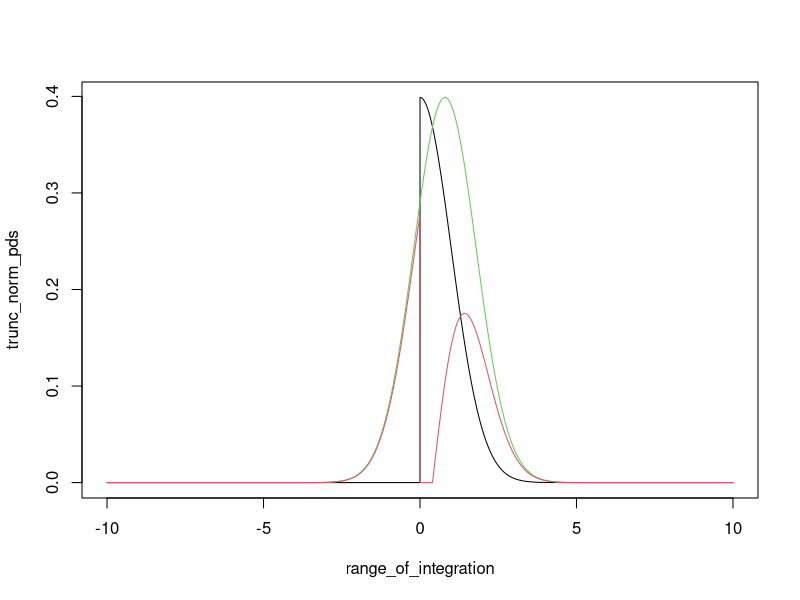
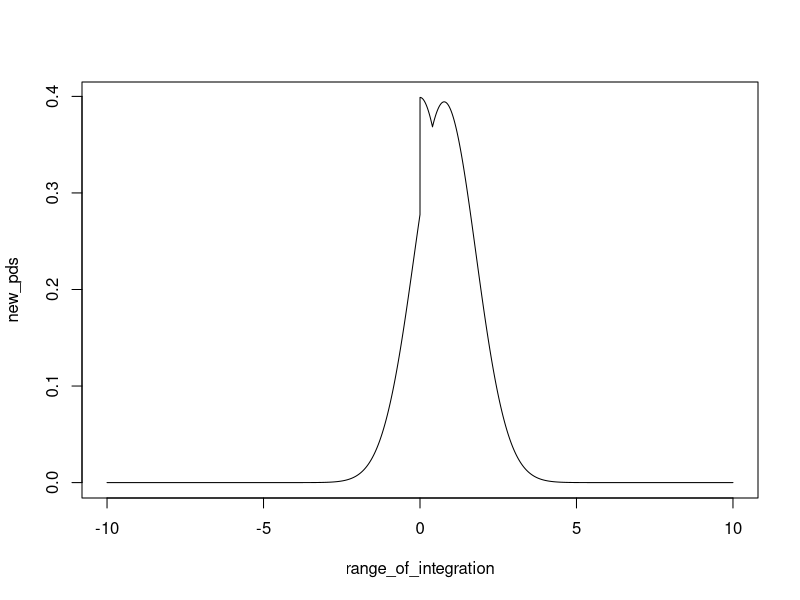
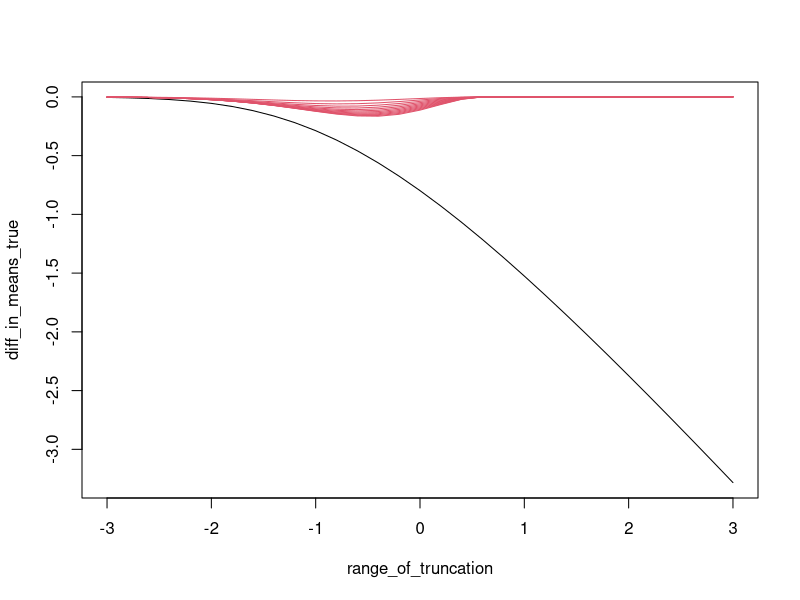

These figures' R source, in order:
library(truncnorm)

loc_trunc <- 1
data <- rtruncnorm(n = 1E5, a = loc_trunc)
normal_density <- function(par, data){
  -sum(dnorm(x = data, mean = par, log = T))  
}
optim(par = 2, fn = normal_density, data = data, method = "BFGS")
etruncnorm(a = loc_trunc)
#expected value is the optimal location

range_of_integration <- -10000:10000/1000
normal_pds <- dnorm(x = range_of_integration, mean = 0)
total_prob <- sum(normal_pds[-1] * diff(range_of_integration))
total_prob
mean_of_pdf <- sum(normal_pds * range_of_integration) / length(range_of_integration)
mean_of_pdf
where_to_truncate <- 0
trunc_norm_mean_normal_pds <- dnorm(x = range_of_integration, mean = etruncnorm(a = where_to_truncate))
prob_missing <- pnorm(where_to_truncate)
trunc_norm_pds <- normal_pds * as.numeric(range_of_integration > where_to_truncate)
both_pds <- cbind(trunc_norm_pds, trunc_norm_mean_normal_pds)

diff_pds <- apply(both_pds, 1, diff)
diff_pds[diff_pds < 0] <- 0
diff_pds <- diff_pds / sum(diff_pds[-1] * diff(range_of_integration)) * prob_missing


plot(range_of_integration, trunc_norm_pds, type = "l")
lines(range_of_integration, trunc_norm_mean_normal_pds, type = "l", col = 3)
lines(range_of_integration, diff_pds, col = 2)

new_pds <- diff_pds + trunc_norm_pds
plot(range_of_integration, new_pds, type = "l")
total_prob <- sum(new_pds[-1] * diff(range_of_integration))
total_prob
mean_of_pdf <- sum(new_pds * range_of_integration) / sum(new_pds)
mean_of_pdf
etruncnorm(a = where_to_truncate)
etruncnorm(a = where_to_truncate) - mean_of_pdf

### let's make some figures ###

range_of_integration <- -1000:1000/100
normal_pds <- dnorm(x = range_of_integration, mean = 0)

range_of_truncation <- -15:15/5
diff_in_means <- rep(0, length(range_of_truncation))
diff_in_means_true <- rep(0, length(range_of_truncation))
means_of_new_pdfs <-  rep(0, length(range_of_truncation))
  
for(i in 1:length(range_of_truncation)){
  cat(paste0(i, " "))
  where_to_truncate <- range_of_truncation[i]
  mean_of_trunc <- etruncnorm(a = where_to_truncate)
  trunc_norm_mean_normal_pds <- dnorm(x = range_of_integration, mean = mean_of_trunc)
  prob_missing <- pnorm(where_to_truncate)
  trunc_norm_pds <- normal_pds * as.numeric(range_of_integration > where_to_truncate)
  both_pds <- cbind(trunc_norm_pds, trunc_norm_mean_normal_pds)
  diff_pds <- apply(both_pds, 1, diff)
  diff_pds[diff_pds < 0] <- 0
  diff_pds <- diff_pds / sum(diff_pds[-1] * diff(range_of_integration)) * prob_missing
  new_pds <- diff_pds + trunc_norm_pds
  total_prob <- sum(new_pds[-1] * diff(range_of_integration))
  mean_of_pdf <- sum(new_pds * range_of_integration) / sum(new_pds)
  diff_in_means[i] <- (mean_of_pdf - mean_of_trunc)
  diff_in_means_true[i] <- (0 - mean_of_trunc)
  means_of_new_pdfs[i] <- mean_of_pdf
  # print(mean_of_trunc)
  # print(mean_of_pdf)
}
plot(range_of_truncation, diff_in_means_true, type = "l")
lines(range_of_truncation, diff_in_means, col = 2)



nrounds <- 12
diff_in_means_acrounds <-  matrix(0, nrounds, length(range_of_truncation))
diff_in_means_acrounds[1,] <- diff_in_means
means_of_new_pdfs_acrounds <-  matrix(0, nrounds, length(range_of_truncation))
means_of_new_pdfs_acrounds[1,] <- means_of_new_pdfs
# means_of_new_pdfs_acrounds[1,] <- rep(-1, 31)

for(j in 2:nrounds){
  cat(paste0("\n", j, "\n"))
  for(i in 1:length(range_of_truncation)){
    cat(paste0(i, " "))
    where_to_truncate <- range_of_truncation[i]
    mean_of_trunc <- etruncnorm(a = where_to_truncate)
    previous_mean <- means_of_new_pdfs_acrounds[j-1,i]
    trunc_norm_mean_normal_pds <- dnorm(x = range_of_integration, mean = previous_mean)
    prob_missing <- pnorm(where_to_truncate)
    trunc_norm_pds <- normal_pds * as.numeric(range_of_integration > where_to_truncate)
    both_pds <- cbind(trunc_norm_pds, trunc_norm_mean_normal_pds)
    diff_pds <- apply(both_pds, 1, diff)
    diff_pds[diff_pds < 0] <- 0
    diff_pds <- diff_pds / sum(diff_pds[-1] * diff(range_of_integration)) * prob_missing
    new_pds <- diff_pds + trunc_norm_pds
    total_prob <- sum(new_pds[-1] * diff(range_of_integration))
    mean_of_pdf <- sum(new_pds * range_of_integration) / sum(new_pds)
    diff_in_means[i] <- (mean_of_pdf - mean_of_trunc)
    means_of_new_pdfs[i] <- mean_of_pdf
  }
  diff_in_means_acrounds[j,] <- diff_in_means
  means_of_new_pdfs_acrounds[j,] <- means_of_new_pdfs
}

means_of_new_pdfs_acrounds[,11]
for(i in 2:nrounds){
  lines(range_of_truncation, diff_in_means_acrounds[i,], col = 2)
}

# # let's try it with a sigmoidal missingness curve?
# invlogit <- function(x){exp(x)/(1+exp(x))}
# range_of_integration <- -1000:1000/100
# probs_present <- invlogit(range_of_integration)
# normal_pds <- dnorm(x = range_of_integration, mean = 0)
# missing_pdf <- normal_pds * probs_present
# mean_of_missing_pdf <- sum(missing_pdf * range_of_integration) / sum(missing_pdf)
# missing_norm_mean_normal_pds <- dnorm(x = range_of_integration, mean = mean_of_missing_pdf)
# prob_missing <- 1 - sum(missing_pdf[-1] * diff(range_of_integration))
# both_pds <- cbind(missing_pdf, missing_norm_mean_normal_pds)
# diff_pds <- apply(both_pds, 1, diff)
# diff_pds[diff_pds < 0] <- 0
# diff_pds <- diff_pds / sum(diff_pds[-1] * diff(range_of_integration)) * prob_missing
# new_pds <- diff_pds + missing_pdf
# total_prob <- sum(new_pds[-1] * diff(range_of_integration))
# mean_of_pdf <- sum(new_pds * range_of_integration) / sum(new_pds)
# (mean_of_pdf - mean_of_missing_pdf)
# 
# 
# 
# 
# 
# nrounds <- 50
# diff_in_means_acrounds <-  matrix(0, nrounds, length(range_of_truncation))
# diff_in_means_acrounds[1,] <- diff_in_means
# means_of_new_pdfs_acrounds <-  matrix(0, nrounds, length(range_of_truncation))
# means_of_new_pdfs_acrounds[1,] <- means_of_new_pdfs
# 
# for(j in 2:nrounds){
#   cat(paste0("\n", j, "\n"))
#   for(i in 1:length(range_of_truncation)){
#     cat(paste0(i, " "))
#     where_to_truncate <- range_of_truncation[i]
#     mean_of_trunc <- etruncnorm(a = where_to_truncate)
#     previous_mean <- means_of_new_pdfs_acrounds[j-1,i]
#     trunc_norm_mean_normal_pds <- dnorm(x = range_of_integration, mean = previous_mean)
#     prob_missing <- pnorm(where_to_truncate)
#     trunc_norm_pds <- normal_pds * as.numeric(range_of_integration > where_to_truncate)
#     both_pds <- cbind(trunc_norm_pds, trunc_norm_mean_normal_pds)
#     diff_pds <- apply(both_pds, 1, diff)
#     diff_pds[diff_pds < 0] <- 0
#     diff_pds <- diff_pds / sum(diff_pds[-1] * diff(range_of_integration)) * prob_missing
#     new_pds <- diff_pds + trunc_norm_pds
#     total_prob <- sum(new_pds[-1] * diff(range_of_integration))
#     mean_of_pdf <- sum(new_pds * range_of_integration) / sum(new_pds)
#     diff_in_means[i] <- (mean_of_pdf - mean_of_trunc)
#     means_of_new_pdfs[i] <- mean_of_pdf
#   }
#   diff_in_means_acrounds[j,] <- diff_in_means
#   means_of_new_pdfs_acrounds[j,] <- means_of_new_pdfs
# }
# 
# means_of_new_pdfs_acrounds[,11]
# for(i in 2:nrounds){
#   lines(range_of_truncation, diff_in_means_acrounds[i,], col = 2)
# }
